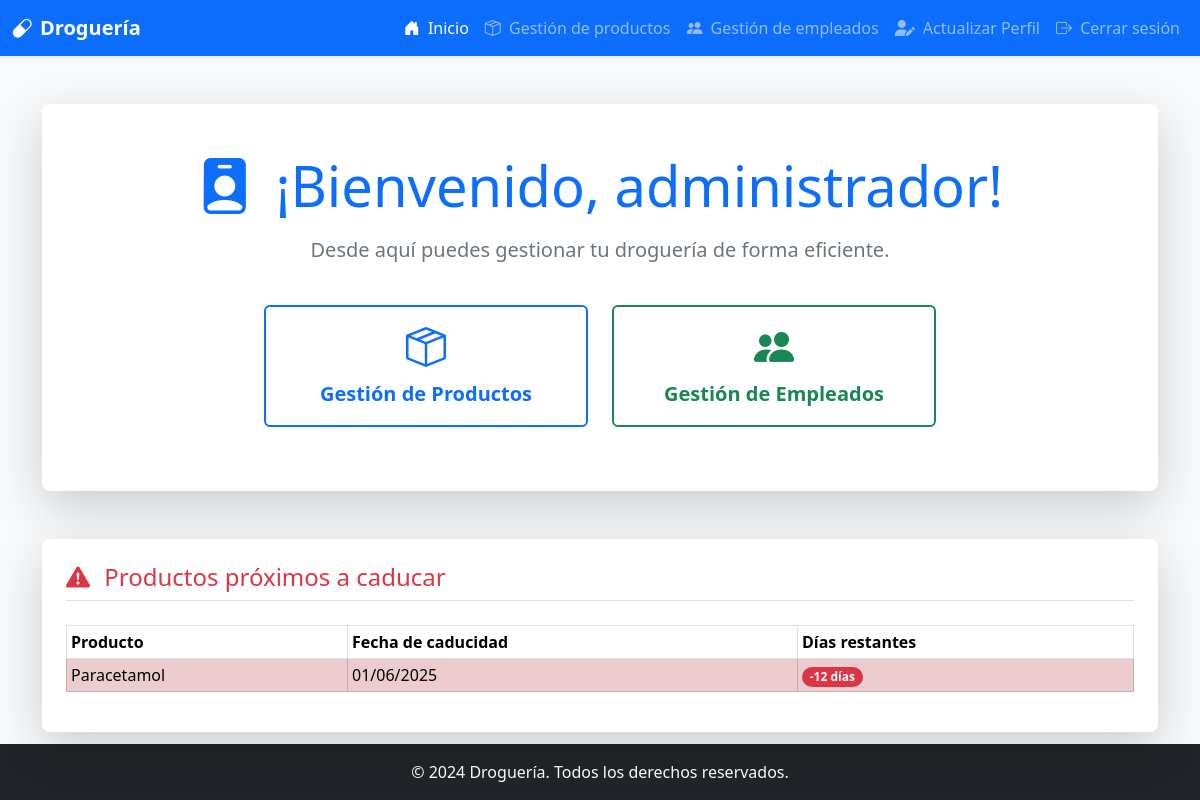
The app's page /adminMain (signed in) with its own data.
### models.py (models this page shows)
class Producto(db.Model):
    __tablename__ = 'productos'
    producto_ID = db.Column(db.Integer, primary_key=True, autoincrement=True)
    categoria_FK = db.Column(db.Integer, db.ForeignKey('categoria.categoria_ID', ondelete='CASCADE'), nullable=False)
    nombre_producto = db.Column(db.String(150), nullable=False)
    cantidad = db.Column(db.Integer, nullable=False)
    precio = db.Column(db.Numeric(10,2), nullable=False)
    fecha_caducidad = db.Column(db.Date, nullable=False)
    facturas_detalle = db.relationship('FacturaDetalle', backref='producto', cascade='all, delete')
    inventario = db.relationship('Inventario', backref='producto', cascade='all, delete')

### app.py (the view)
@app.route('/adminMain')
@login_required
def adminMain():
    if not current_user.is_authenticated or  db.session.get(Rol, current_user.rol_FK).rol_usuario != "administrador":
        flash ('Acceso no autorizado', 'danger')
        return redirect(url_for('login'))
    fecha_actual = datetime.now().date()
    fecha_limite = fecha_actual + timedelta(days=30)
    productos_proximos_a_caducar = Producto.query.filter(
        Producto.fecha_caducidad <= fecha_limite
    ).order_by(Producto.fecha_caducidad).limit(3).all()
    productos = []
    for producto in productos_proximos_a_caducar:
        dias_restantes = (producto.fecha_caducidad - fecha_actual).days
        productos.append({
            "nombre": producto.nombre_producto,
            "fecha_caducidad": producto.fecha_caducidad,
            "dias_restantes": dias_restantes
        })
    return render_template('adminMain.html', productos=productos)

### app.py (called while the page is built)
@login_manager.user_loader
def load_user(user_id):
    return db.session.get(Usuario, int(user_id))

### templates/adminMain.html (shortened to what this page needs)
<!DOCTYPE html>
<html lang="es">
<head>
    <link href="https://cdn.jsdelivr.net/npm/bootstrap@5.3.2/dist/css/bootstrap.min.css" rel="stylesheet">
    <link href="https://cdn.jsdelivr.net/npm/bootstrap-icons@1.11.1/font/bootstrap-icons.css" rel="stylesheet">
    <link rel="stylesheet" href="https://cdnjs.cloudflare.com/ajax/libs/font-awesome/6.5.2/css/all.min.css">
    <link href="https://cdn.datatables.net/1.13.6/css/dataTables.bootstrap5.min.css" rel="stylesheet">
    </head>
<body class="bg-light d-flex flex-column min-vh-100"> <nav class="navbar navbar-expand-lg navbar-dark bg-primary shadow-sm">
        <div class="container-fluid">
            <a class="navbar-brand d-flex align-items-center" href="{{ url_for('adminMain') }}">
                <i class="bi bi-capsule me-2"></i>
                <span class="fw-bold">Droguería</span>
            </a>
            <div class="collapse navbar-collapse" id="navbarNav">
                <ul class="navbar-nav ms-auto">
                    <li class="nav-item">
                        <a class="nav-link active" aria-current="page" href="{{ url_for('adminMain') }}"><i class="bi bi-house-door-fill me-1"></i> Inicio</a>
                    </li>
                    <li class="nav-item">
                        <a class="nav-link" href="{{ url_for('productosDB') }}"><i class="bi bi-box-seam me-1"></i> Gestión de productos</a>
                    </li>
                    <li class="nav-item">
                        <a class="nav-link" href="{{ url_for('empleadosDB') }}"><i class="bi bi-people-fill me-1"></i> Gestión de empleados</a>
                    </li>
                    <li class="nav-item">
                        <a class="nav-link" href="{{ url_for('update_profile') }}"><i class="fas fa-user-edit me-1"></i> Actualizar Perfil</a>
                    </li>
                    <li class="nav-item">
                        <a class="nav-link" href="{{ url_for('logout') }}"><i class="bi bi-box-arrow-right me-1"></i> Cerrar sesión</a>
                    </li>
                </ul>
            </div>
        </div>
    </nav>
    <main class="flex-grow-1"> <div class="container mt-5">
            <div class="card shadow-lg p-5 rounded-3 border-0 bg-white mb-5">
                <h1 class="display-4 mb-3 text-primary text-center">
                    <i class="bi bi-person-badge-fill me-2"></i> ¡Bienvenido, administrador!
                </h1>
                <p class="lead text-center text-secondary">Desde aquí puedes gestionar tu droguería de forma eficiente.</p>
                <div class="row mt-4 justify-content-center">
                    <div class="col-md-4 col-sm-6 mb-3">
                        <a href="{{ url_for('productosDB') }}" class="btn btn-outline-primary w-100 py-3 d-flex flex-column align-items-center justify-content-center border-2">
                            <i class="bi bi-box-seam display-6 mb-2"></i>
                            <span class="fs-5 fw-bold">Gestión de Productos</span>
                        </a>
                    </div>
                    <div class="col-md-4 col-sm-6 mb-3">
                        <a href="{{ url_for('empleadosDB') }}" class="btn btn-outline-success w-100 py-3 d-flex flex-column align-items-center justify-content-center border-2">
                            <i class="bi bi-people-fill display-6 mb-2"></i>
                            <span class="fs-5 fw-bold">Gestión de Empleados</span>
                        </a>
                    </div>
                    </div>
            </div>
            <div class="card shadow-lg p-4 rounded-3 border-0 bg-white">
                <h4 class="card-title text-danger mb-4 border-bottom pb-2">
                    <i class="bi bi-exclamation-triangle-fill me-2"></i> Productos próximos a caducar
                </h4>
                <div class="table-responsive">
                    <table id="tabla-productos" class="table table-striped table-hover table-bordered table-sm align-middle">
                        <thead class="bg-primary text-white">
                            <tr>
                                <th scope="col">Producto</th>
                                <th scope="col">Fecha de caducidad</th>
                                <th scope="col">Días restantes</th>
                            </tr>
                        </thead>
                        <tbody>
                            {% for producto in productos %}
                            <tr class="{% if producto.dias_restantes <= 7 %}table-danger{% endif %}">
                                <td>{{ producto.nombre }}</td>
                                <td>{{ producto.fecha_caducidad.strftime("%d/%m/%Y") }}</td>
                                <td>
                                    {% if producto.dias_restantes <= 7 %}
                                        <span class="badge bg-danger rounded-pill">{{ producto.dias_restantes }} días</span>
                                    {% else %}
                                        <span class="badge bg-success rounded-pill">{{ producto.dias_restantes }} días</span>
                                    {% endif %}
                                </td>
                            </tr>
                            {% endfor %}
                        </tbody>
                    </table>
                </div>
            </div>
        </div>
    </main>
    <footer class="footer mt-auto py-3 bg-dark text-white">
        <div class="container text-center">
            <span>© 2024 Droguería. Todos los derechos reservados.</span>
        </div>
    </footer>
</body>
</html>

### records on screen
Producto: nombre "Paracetamol", fecha_caducidad "01/06/2025", dias_restantes "-12"
